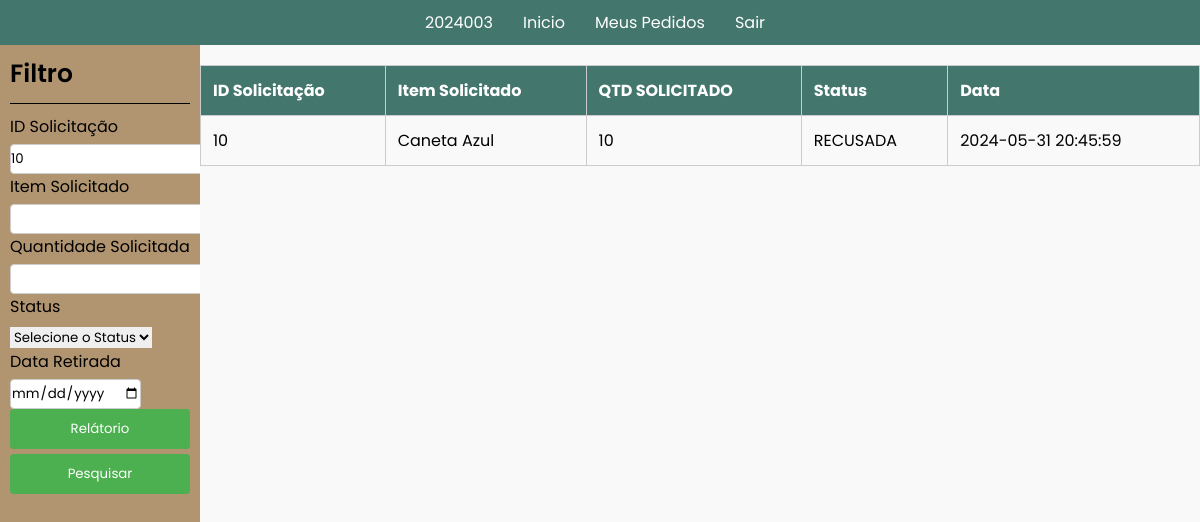
Page /04.Usuario_Visu_Pedidos/index.php?idSolicitacao=10 (signed in) on the committed database.
### tables this page shows
CREATE TABLE `requisicao` (
  `QuantidadeItem` int(11) DEFAULT NULL,
  `CargoFuncionario` varchar(100) DEFAULT NULL,
  `ID_Solicitacao` int(11) NOT NULL,
  `NomeItem` varchar(100) DEFAULT NULL,
  `SetorFuncionario` varchar(100) DEFAULT NULL,
  `StatusSolicitacao` varchar(50) DEFAULT NULL,
  `DataSolicitacao` timestamp NOT NULL DEFAULT current_timestamp() ON UPDATE current_timestamp(),
  `FK_ITEM_ID_Item` int(11) DEFAULT NULL,
  `FK_CONTA_Matricula` int(11) DEFAULT NULL
);

### 04.Usuario_Visu_Pedidos/index.php (the view, shortened to what this page needs)
<!DOCTYPE html>
<html lang="en">
<head>
    <link rel="stylesheet" href="style.css">
    <link rel="stylesheet" href="../src/css/reset.css">
    <link rel="stylesheet" href="../src/css/font.css">
    <link rel="stylesheet" href="../src/css/printParametre.css">
</head>
<?php
    $atual = $_SESSION['matricula'];
    include '../src/db/db_connection.php';
?>
<body>
    <nav>
        <ul>
            <?php
                $menu_items = array(
                $atual => "ID.php",
                "Inicio" => "../03.Usuario_Inicial_Solicitação/index.php",
                "Meus Pedidos" => "../04.Usuario_Visu_Pedidos/index.php",
                "Sair" => "../src/php/sair.php"            );
            foreach ($menu_items as $label => $url) {
                echo '<li><a href="' . $url . '">' . $label . '</a></li>';
            }
            ?>
        </ul>
    </nav>
    <div class="content">
        <div class="menuLateral">
        <h4>Filtro</h4>
        <form action="" method="get">
            <div>
                <label for="idSolicitacao">ID Solicitação</label>
                <input type="number" name="idSolicitacao" id="idSolicitacao" value="<?php echo isset($_GET['idSolicitacao']) ? $_GET['idSolicitacao'] : ''; ?>">
            </div>
            <div>
                <label for="itemSolicitado">Item Solicitado</label>
                <input type="text" name="itemSolicitado" id="itemSolicitado" value="<?php echo isset($_GET['itemSolicitado']) ? $_GET['itemSolicitado'] : ''; ?>">
            </div>
            <div>
                <label for="quantidade">Quantidade Solicitada</label>
                <input type="number" name="quantidade" id="quantidade" value="<?php echo isset($_GET['quantidade']) ? $_GET['quantidade'] : ''; ?>">
            </div>
            <div>
                <label for="statusSolicitacao">Status</label>
                <select name="statusSolicitacao" id="statusSolicitacao">
                    <option value="">Selecione o Status</option>
                </select>
            </div>
            <div>
                <label for="dataRet">Data Retirada</label>
                <input type="date" name="dataRet" id="dataRet" value="<?php echo isset($_GET['dataRet']) ? $_GET['dataRet'] : ''; ?>">
            </div>
            <div class="relatorio">
                <button type="button" onclick="imprimirRelatorio()">Relátorio</button>
            </div>
            <div class="pesquisa">
                <button type="submit">Pesquisar</button>
            </div>
        </form>
        </div>
        <div class="dataGrid printableArea">
            <table>
                <thead>
                    <tr>
                    <th>ID Solicitação</th>
                    <th>Item Solicitado</th>
                    <th>QTD SOLICITADO</th>
                    <th>Status</th>
                    <th>Data</th>
                    </tr>
                </thead>
                <tbody>
                    <?php
                    $idSolicitacao = isset($_GET['idSolicitacao']) ? $_GET['idSolicitacao'] : '';
                    $sql = "SELECT ID_Solicitacao, NomeItem, QuantidadeItem, StatusSolicitacao, DataSolicitacao
                            FROM requisicao
                            WHERE FK_CONTA_Matricula = '$atual'";
                    if(!empty($idSolicitacao)){
                        $sql .= " AND ID_Solicitacao = '$idSolicitacao'";
                    }
                    $result = $conn->query($sql);
                    if ($result->num_rows > 0) {
                        while ($row = $result->fetch_assoc()) {
                            echo "<tr>
                                    <td>{$row['ID_Solicitacao']}</td>
                                    <td>{$row['NomeItem']}</td>
                                    <td>{$row['QuantidadeItem']}</td>
                                    <td>{$row['StatusSolicitacao']}</td>
                                    <td>{$row['DataSolicitacao']}</td>
                                </tr>";
                        }
                    } else {
                        echo "<tr><td colspan='5'>Nenhum registro encontrado</td></tr>";
                    }
                    ?>
                </tbody>
            </table>
        </div>
    </div>
</body>
</html>

### 04.Usuario_Visu_Pedidos/style.css (style rules this page uses)
html, body { height: 100%; margin: 0; }
body { display: flex; flex-direction: column; margin: 0; padding: 0; }
nav { background-color: #43766c; padding: 10px 0; width: 100%; }
nav ul { list-style-type: none; margin: 0; padding: 0; text-align: center; }
nav ul li { display: inline; margin-right: 10px; }
nav ul li a { color: #fff; text-decoration: none; padding: 5px 10px; }
.content { display: flex; flex: 1; }
.menuLateral { background-color: #B19470; width: 200px; display: flex; flex-direction: column; padding: 10px; }
.dataGrid { flex: 1; background-color: #f9f9f9; }
label { display: block; margin-bottom: 5px; }
input { height: 30px; border: 1px solid #ccc; border-radius: 4px; box-sizing: border-box; }
button { background-color: #4CAF50; color: white; border: none; padding: 10px 20px; border-radius: 4px; cursor: pointer; width: 100%; }
table { width: 100%; border-collapse: collapse; margin-top: 20px; }
th, td { border: 1px solid #ccc; padding: 12px; text-align: left; }
th { background-color: #43766c; color: white; }
.relatorio { margin-bottom: 5px; }
.relatorio { margin-top: auto; }
h4 { font-size: 25px; font-weight: 600; padding-bottom: 10px; border-bottom: 1px solid black; margin-bottom: 10px; }

### rows in the picture
requisicao: ID_Solicitacao "10", NomeItem "Caneta Azul", QuantidadeItem "10", StatusSolicitacao "RECUSADA", DataSolicitacao "2024-05-31 20:45:59"

### other values in the picture
$label "2024003"
$label "Inicio"
$label "Meus Pedidos"
$label "Sair"
